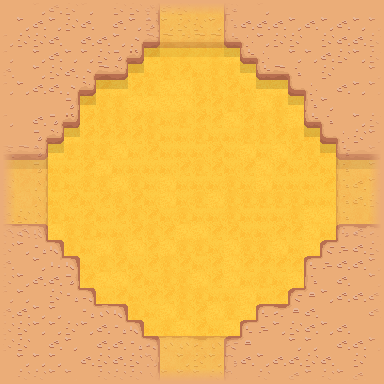

A 2D game scene composited from a Tiled map and its tileset images. What follows is a short description and the map's XML, with each tile layer's data collapsed to a summary:
An orthogonal 24x24 tile map with 16x16 px tiles, 4 tile layers (ground, walls, doors, fog) and 9 objects.

<map version="1.0" tiledversion="1.1.6" orientation="orthogonal" renderorder="right-down" width="24" height="24" tilewidth="16" tileheight="16" infinite="0" backgroundcolor="#ebad78" nextobjectid="30">
 <properties>
  <property name="entities_render_layer" type="int" value="4" />
 </properties>
 <tileset firstgid="1" source="new_desert.tsx" />
 <layer name="ground" width="24" height="24">
  <properties>
   <property name="render_layer" type="int" value="0" />
  </properties>
  <data>[576 cells, 576 non-empty, 8 distinct tile ids]</data>
 </layer>
 <layer name="walls" width="24" height="24">
  <properties>
   <property name="render_layer" type="int" value="1" />
  </properties>
  <data>[576 cells, 280 non-empty, 28 distinct tile ids]</data>
 </layer>
 <layer name="doors" width="24" height="24" opacity="0.44">
  <properties>
   <property name="render_layer" type="int" value="2" />
  </properties>
  <data>[576 cells, 76 non-empty, 15 distinct tile ids]</data>
 </layer>
 <objectgroup name="doors">
  <properties>
   <property name="layer" type="int" value="3" />
   <property name="type" value="doors" />
  </properties>
  <object id="23" x="144" y="0" width="96" height="64">
   <properties>
    <property name="way" value="up" />
   </properties>
  </object>
  <object id="24" x="336" y="144" width="48" height="96">
   <properties>
    <property name="way" value="right" />
   </properties>
  </object>
  <object id="25" x="144" y="336" width="96" height="48">
   <properties>
    <property name="way" value="down" />
   </properties>
  </object>
  <object id="27" x="0" y="144" width="48" height="96">
   <properties>
    <property name="way" value="left" />
   </properties>
  </object>
 </objectgroup>
 <objectgroup name="trigs">
  <properties>
   <property name="type" value="triggers" />
  </properties>
  <object id="18" x="384" y="160" width="16" height="64">
   <properties>
    <property name="code">return function (self, obj)
  ROOMS:move(1, 0, obj)
end</property>
   </properties>
  </object>
  <object id="19" x="160" y="384" width="64" height="16">
   <properties>
    <property name="code">return function (self, obj)
  ROOMS:move(0, -1, obj)
end</property>
   </properties>
  </object>
  <object id="20" x="-16" y="160" width="16" height="64">
   <properties>
    <property name="code">return function (self, obj)
  ROOMS:move(-1, 0, obj)
end</property>
   </properties>
  </object>
  <object id="21" x="160" y="-16" width="64" height="16">
   <properties>
    <property name="code">return function (self, obj)
  ROOMS:move(0, 1, obj)
end</property>
   </properties>
  </object>
 </objectgroup>
 <objectgroup name="ents">
  <properties>
   <property name="type" value="entities" />
  </properties>
  <object id="28" x="192" y="192">
   <properties>
    <property name="type_id" value="machinegun" />
   </properties>
   <point />
  </object>
 </objectgroup>
 <layer name="fog" width="24" height="24">
  <properties>
   <property name="render_layer" type="int" value="3" />
  </properties>
  <data>[576 cells, 88 non-empty, 4 distinct tile ids]</data>
 </layer>
</map>